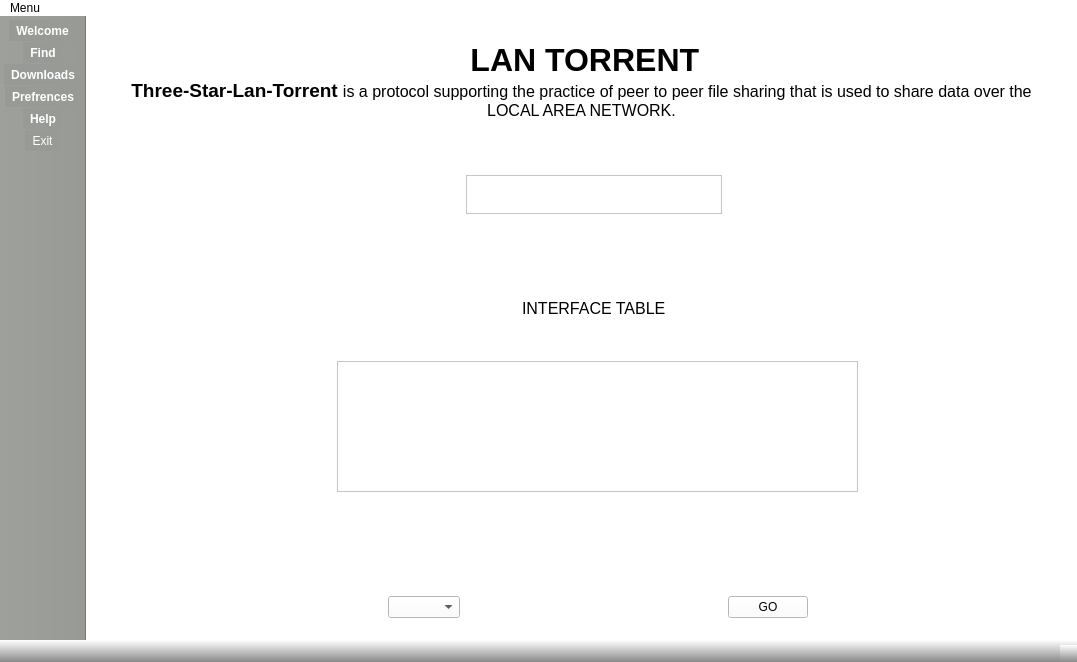
<?xml version="1.0" encoding="UTF-8"?>
<ui version="4.0">
 <class>MainWindow</class>
 <widget class="QMainWindow" name="MainWindow">
  <property name="geometry">
   <rect>
    <x>0</x>
    <y>0</y>
    <width>1077</width>
    <height>662</height>
   </rect>
  </property>
  <property name="sizePolicy">
   <sizepolicy hsizetype="Fixed" vsizetype="Preferred">
    <horstretch>0</horstretch>
    <verstretch>0</verstretch>
   </sizepolicy>
  </property>
  <property name="windowTitle">
   <string>MainWindow</string>
  </property>
  <property name="autoFillBackground">
   <bool>false</bool>
  </property>
  <property name="styleSheet">
   <string notr="true">background-color: rgb(255, 255, 255);</string>
  </property>
  <widget class="QWidget" name="centralWidget">
   <property name="autoFillBackground">
    <bool>false</bool>
   </property>
   <property name="styleSheet">
    <string notr="true">background-color: rgb(255, 255, 255);
</string>
   </property>
   <layout class="QGridLayout" name="gridLayout_2">
    <item row="0" column="0">
     <widget class="QWidget" name="widget" native="true">
      <property name="minimumSize">
       <size>
        <width>50</width>
        <height>0</height>
       </size>
      </property>
      <layout class="QGridLayout" name="gridLayout">
       <item row="0" column="0" colspan="9">
        <widget class="QTextBrowser" name="textBrowser">
         <property name="sizePolicy">
          <sizepolicy hsizetype="Expanding" vsizetype="Expanding">
           <horstretch>0</horstretch>
           <verstretch>0</verstretch>
          </sizepolicy>
         </property>
         <property name="minimumSize">
          <size>
           <width>561</width>
           <height>131</height>
          </size>
         </property>
         <property name="maximumSize">
          <size>
           <width>1000000</width>
           <height>131</height>
          </size>
         </property>
         <property name="frameShape">
          <enum>QFrame::NoFrame</enum>
         </property>
         <property name="html">
          <string>&lt;!DOCTYPE HTML PUBLIC &quot;-//W3C//DTD HTML 4.0//EN&quot; &quot;http://www.w3.org/TR/REC-html40/strict.dtd&quot;&gt;
&lt;html&gt;&lt;head&gt;&lt;meta name=&quot;qrichtext&quot; content=&quot;1&quot; /&gt;&lt;style type=&quot;text/css&quot;&gt;
p, li { white-space: pre-wrap; }
&lt;/style&gt;&lt;/head&gt;&lt;body style=&quot; font-family:'DejaVu Sans'; font-size:9pt; font-weight:400; font-style:normal;&quot;&gt;
&lt;p align=&quot;center&quot; style=&quot; margin-top:0px; margin-bottom:0px; margin-left:0px; margin-right:0px; -qt-block-indent:0; text-indent:0px;&quot;&gt;&lt;img src=&quot;:/image/welcome.svg&quot; width=&quot;35&quot; height=&quot;40&quot; /&gt;&lt;img src=&quot;:/image/welcome.svg&quot; width=&quot;35&quot; height=&quot;40&quot; /&gt;&lt;img src=&quot;:/image/welcome.svg&quot; width=&quot;35&quot; height=&quot;40&quot; /&gt;  &lt;span style=&quot; font-size:24pt; font-weight:600;&quot;&gt;LAN TORRENT&lt;/span&gt;&lt;/p&gt;
&lt;p align=&quot;center&quot; style=&quot; margin-top:0px; margin-bottom:0px; margin-left:0px; margin-right:0px; -qt-block-indent:0; text-indent:0px;&quot;&gt;&lt;span style=&quot; font-size:14pt; font-weight:600;&quot;&gt;Three-Star-Lan-Torrent&lt;/span&gt;&lt;span style=&quot; font-size:14pt;&quot;&gt; &lt;/span&gt;&lt;span style=&quot; font-size:12pt;&quot;&gt;is a protocol supporting the practice of peer to peer file sharing that is used to share data over the LOCAL AREA NETWORK.&lt;/span&gt;&lt;/p&gt;
&lt;p align=&quot;center&quot; style=&quot;-qt-paragraph-type:empty; margin-top:0px; margin-bottom:0px; margin-left:0px; margin-right:0px; -qt-block-indent:0; text-indent:0px; font-size:12pt;&quot;&gt;&lt;br /&gt;&lt;/p&gt;&lt;/body&gt;&lt;/html&gt;</string>
         </property>
        </widget>
       </item>
       <item row="1" column="0" colspan="3">
        <spacer name="horizontalSpacer">
         <property name="orientation">
          <enum>Qt::Horizontal</enum>
         </property>
         <property name="sizeHint" stdset="0">
          <size>
           <width>306</width>
           <height>20</height>
          </size>
         </property>
        </spacer>
       </item>
       <item row="1" column="3" colspan="3">
        <widget class="QTableView" name="ostable">
         <property name="maximumSize">
          <size>
           <width>16777215</width>
           <height>39</height>
          </size>
         </property>
        </widget>
       </item>
       <item row="1" column="6" colspan="3">
        <spacer name="horizontalSpacer_2">
         <property name="orientation">
          <enum>Qt::Horizontal</enum>
         </property>
         <property name="sizeHint" stdset="0">
          <size>
           <width>283</width>
           <height>20</height>
          </size>
         </property>
        </spacer>
       </item>
       <item row="2" column="4">
        <spacer name="verticalSpacer">
         <property name="orientation">
          <enum>Qt::Vertical</enum>
         </property>
         <property name="sizeType">
          <enum>QSizePolicy::Fixed</enum>
         </property>
         <property name="sizeHint" stdset="0">
          <size>
           <width>17</width>
           <height>42</height>
          </size>
         </property>
        </spacer>
       </item>
       <item row="3" column="0" colspan="4">
        <spacer name="horizontalSpacer_8">
         <property name="orientation">
          <enum>Qt::Horizontal</enum>
         </property>
         <property name="sizeHint" stdset="0">
          <size>
           <width>364</width>
           <height>20</height>
          </size>
         </property>
        </spacer>
       </item>
       <item row="3" column="4">
        <widget class="QLabel" name="label">
         <property name="font">
          <font>
           <pointsize>12</pointsize>
          </font>
         </property>
         <property name="text">
          <string>INTERFACE TABLE</string>
         </property>
         <property name="buddy">
          <cstring>interfaceTable</cstring>
         </property>
        </widget>
       </item>
       <item row="3" column="5" colspan="4">
        <spacer name="horizontalSpacer_9">
         <property name="orientation">
          <enum>Qt::Horizontal</enum>
         </property>
         <property name="sizeHint" stdset="0">
          <size>
           <width>340</width>
           <height>18</height>
          </size>
         </property>
        </spacer>
       </item>
       <item row="4" column="0">
        <spacer name="horizontalSpacer_3">
         <property name="orientation">
          <enum>Qt::Horizontal</enum>
         </property>
         <property name="sizeHint" stdset="0">
          <size>
           <width>177</width>
           <height>20</height>
          </size>
         </property>
        </spacer>
       </item>
       <item row="4" column="1" colspan="7">
        <widget class="QTableView" name="interfaceTable">
         <property name="sizePolicy">
          <sizepolicy hsizetype="Expanding" vsizetype="Minimum">
           <horstretch>0</horstretch>
           <verstretch>0</verstretch>
          </sizepolicy>
         </property>
         <property name="minimumSize">
          <size>
           <width>521</width>
           <height>70</height>
          </size>
         </property>
         <property name="maximumSize">
          <size>
           <width>16777215</width>
           <height>131</height>
          </size>
         </property>
        </widget>
       </item>
       <item row="4" column="8">
        <spacer name="horizontalSpacer_4">
         <property name="orientation">
          <enum>Qt::Horizontal</enum>
         </property>
         <property name="sizeHint" stdset="0">
          <size>
           <width>147</width>
           <height>20</height>
          </size>
         </property>
        </spacer>
       </item>
       <item row="5" column="4">
        <spacer name="verticalSpacer_2">
         <property name="orientation">
          <enum>Qt::Vertical</enum>
         </property>
         <property name="sizeType">
          <enum>QSizePolicy::Fixed</enum>
         </property>
         <property name="sizeHint" stdset="0">
          <size>
           <width>20</width>
           <height>98</height>
          </size>
         </property>
        </spacer>
       </item>
       <item row="6" column="0" colspan="2">
        <spacer name="horizontalSpacer_5">
         <property name="orientation">
          <enum>Qt::Horizontal</enum>
         </property>
         <property name="sizeHint" stdset="0">
          <size>
           <width>228</width>
           <height>20</height>
          </size>
         </property>
        </spacer>
       </item>
       <item row="6" column="2">
        <widget class="QComboBox" name="comboBox"/>
       </item>
       <item row="6" column="3" colspan="3">
        <spacer name="horizontalSpacer_6">
         <property name="orientation">
          <enum>Qt::Horizontal</enum>
         </property>
         <property name="sizeHint" stdset="0">
          <size>
           <width>253</width>
           <height>20</height>
          </size>
         </property>
        </spacer>
       </item>
       <item row="6" column="6">
        <widget class="QPushButton" name="configureButton">
         <property name="text">
          <string>GO</string>
         </property>
        </widget>
       </item>
       <item row="6" column="7" colspan="2">
        <spacer name="horizontalSpacer_7">
         <property name="orientation">
          <enum>Qt::Horizontal</enum>
         </property>
         <property name="sizeHint" stdset="0">
          <size>
           <width>197</width>
           <height>20</height>
          </size>
         </property>
        </spacer>
       </item>
      </layout>
     </widget>
    </item>
   </layout>
  </widget>
  <widget class="QMenuBar" name="menuBar">
   <property name="geometry">
    <rect>
     <x>0</x>
     <y>0</y>
     <width>1077</width>
     <height>17</height>
    </rect>
   </property>
   <property name="styleSheet">
    <string notr="true"> QMenuBar {
     background-color: qlineargradient(x1:0, y1:0, x2:0, y2:1,
                                       stop:0 lightgray, stop:1 darkgray);
 }

 QMenuBar::item {
     spacing: 3px; /* spacing between menu bar items */
     padding: 1px 4px;
     background: transparent;
     border-radius: 4px;
 }

 QMenuBar::item:selected { /* when selected using mouse or keyboard */
     background: #a8a8a8;
 }

 QMenuBar::item:pressed {
     background: #888888;
 }</string>
   </property>
   <widget class="QMenu" name="menuMenu">
    <property name="autoFillBackground">
     <bool>false</bool>
    </property>
    <property name="styleSheet">
     <string notr="true"> QMenu {
     
	background-color: qlineargradient(spread:pad, x1:0.025, y1:0.0284545, x2:1, y2:0.0513182, stop:0 rgba(124, 124, 124, 230), stop:1 rgba(176, 176, 176, 255));
     margin: 2px; /* some spacing around the menu */
 }

 QMenu::item {
     padding: 2px 25px 2px 20px;
     border: 1px solid transparent; /* reserve space for selection border */
 }

 QMenu::item:selected {
     border-color: darkblue;
     background: rgba(100, 100, 100, 150);
 }

 QMenu::icon:checked { /* appearance of a 'checked' icon */
     background: gray;
     border: 1px inset gray;
     position: absolute;
     top: 1px;
     right: 1px;
     bottom: 1px;
     left: 1px;
 }

 QMenu::separator {
     height: 2px;
     background: lightblue;
     margin-left: 10px;
     margin-right: 5px;
 }

 QMenu::indicator {
     width: 13px;
     height: 13px;
 }

 /* non-exclusive indicator = check box style indicator (see QActionGroup::setExclusive) */
 QMenu::indicator:non-exclusive:unchecked {
     image: url(:/images/checkbox_unchecked.png);
 }

 QMenu::indicator:non-exclusive:unchecked:selected {
     image: url(:/images/checkbox_unchecked_hover.png);
 }

 QMenu::indicator:non-exclusive:checked {
     image: url(:/images/checkbox_checked.png);
 }

 QMenu::indicator:non-exclusive:checked:selected {
     image: url(:/images/checkbox_checked_hover.png);
 }

 /* exclusive indicator = radio button style indicator (see QActionGroup::setExclusive) */
 QMenu::indicator:exclusive:unchecked {
     image: url(:/images/radiobutton_unchecked.png);
 }

 QMenu::indicator:exclusive:unchecked:selected {
     image: url(:/images/radiobutton_unchecked_hover.png);
 }

 QMenu::indicator:exclusive:checked {
     image: url(:/images/radiobutton_checked.png);
 }

 QMenu::indicator:exclusive:checked:selected {
     image: url(:/images/radiobutton_checked_hover.png);
 }</string>
    </property>
    <property name="title">
     <string>Menu</string>
    </property>
   </widget>
   <addaction name="menuMenu"/>
  </widget>
  <widget class="QToolBar" name="mainToolBar">
   <property name="sizePolicy">
    <sizepolicy hsizetype="Fixed" vsizetype="Preferred">
     <horstretch>0</horstretch>
     <verstretch>0</verstretch>
    </sizepolicy>
   </property>
   <property name="font">
    <font>
     <weight>75</weight>
     <bold>true</bold>
    </font>
   </property>
   <property name="cursor">
    <cursorShape>PointingHandCursor</cursorShape>
   </property>
   <property name="contextMenuPolicy">
    <enum>Qt::DefaultContextMenu</enum>
   </property>
   <property name="windowTitle">
    <string>LAN TORRENT</string>
   </property>
   <property name="toolTip">
    <string>MAIN TOOLBAR</string>
   </property>
   <property name="whatsThis">
    <string>MAIN TOOL BAR GROM WHICH YOU CAN USE ACTIONS</string>
   </property>
   <property name="autoFillBackground">
    <bool>false</bool>
   </property>
   <property name="styleSheet">
    <string notr="true">
 QToolBar {
	     
	background-color: rgb(152, 154, 150);
	spacing: 30px
 }

QToolButton {
	color: rgb(255, 255, 255);
	background-color: rgb(152, 154, 150);
}
 QToolButton:checked{
	background-color: rgb(255, 255, 255);
	color: rgb(0, 0, 0);
 }

</string>
   </property>
   <property name="inputMethodHints">
    <set>Qt::ImhNone</set>
   </property>
   <property name="movable">
    <bool>false</bool>
   </property>
   <property name="allowedAreas">
    <set>Qt::LeftToolBarArea</set>
   </property>
   <property name="iconSize">
    <size>
     <width>77</width>
     <height>65</height>
    </size>
   </property>
   <property name="toolButtonStyle">
    <enum>Qt::ToolButtonTextUnderIcon</enum>
   </property>
   <property name="floatable">
    <bool>false</bool>
   </property>
   <attribute name="toolBarArea">
    <enum>LeftToolBarArea</enum>
   </attribute>
   <attribute name="toolBarBreak">
    <bool>false</bool>
   </attribute>
   <addaction name="actionWelcome"/>
   <addaction name="action_find"/>
   <addaction name="actionDownloads"/>
   <addaction name="action_Prefrences"/>
   <addaction name="actionHelp"/>
   <addaction name="action_Exit"/>
  </widget>
  <widget class="QStatusBar" name="statusBar">
   <property name="styleSheet">
    <string notr="true">background-color: qlineargradient(spread:pad, x1:1, y1:0.983, x2:1, y2:0, stop:0 rgba(139, 139, 139, 255), stop:1 rgba(255, 255, 255, 255))</string>
   </property>
  </widget>
  <action name="action_find">
   <property name="checkable">
    <bool>true</bool>
   </property>
   <property name="checked">
    <bool>false</bool>
   </property>
   <property name="icon">
    <iconset resource="lantorrent.qrc">
     <normaloff>:/image/find.svg</normaloff>:/image/find.svg</iconset>
   </property>
   <property name="text">
    <string>  &amp;Find</string>
   </property>
   <property name="font">
    <font>
     <weight>75</weight>
     <bold>true</bold>
    </font>
   </property>
   <property name="shortcut">
    <string>Ctrl+F</string>
   </property>
  </action>
  <action name="action_Prefrences">
   <property name="checkable">
    <bool>true</bool>
   </property>
   <property name="icon">
    <iconset resource="lantorrent.qrc">
     <normaloff>:/image/prefrences.svg</normaloff>:/image/prefrences.svg</iconset>
   </property>
   <property name="text">
    <string>&amp;Prefrences</string>
   </property>
   <property name="font">
    <font>
     <weight>75</weight>
     <bold>true</bold>
    </font>
   </property>
   <property name="shortcut">
    <string>Ctrl+P</string>
   </property>
  </action>
  <action name="actionDownloads">
   <property name="checkable">
    <bool>true</bool>
   </property>
   <property name="icon">
    <iconset resource="lantorrent.qrc">
     <normaloff>:/image/Download.svg</normaloff>:/image/Download.svg</iconset>
   </property>
   <property name="text">
    <string>&amp;Downloads</string>
   </property>
   <property name="font">
    <font>
     <weight>75</weight>
     <bold>true</bold>
    </font>
   </property>
   <property name="shortcut">
    <string>Ctrl+D</string>
   </property>
  </action>
  <action name="actionWelcome">
   <property name="checkable">
    <bool>true</bool>
   </property>
   <property name="icon">
    <iconset resource="lantorrent.qrc">
     <normaloff>:/image/welcome.svg</normaloff>:/image/welcome.svg</iconset>
   </property>
   <property name="text">
    <string>&amp;Welcome</string>
   </property>
   <property name="font">
    <font>
     <weight>75</weight>
     <bold>true</bold>
    </font>
   </property>
   <property name="shortcut">
    <string>Ctrl+W</string>
   </property>
  </action>
  <action name="actionHelp">
   <property name="checkable">
    <bool>true</bool>
   </property>
   <property name="icon">
    <iconset resource="lantorrent.qrc">
     <normaloff>:/image/help.svg</normaloff>:/image/help.svg</iconset>
   </property>
   <property name="text">
    <string>&amp;Help</string>
   </property>
   <property name="font">
    <font>
     <weight>75</weight>
     <bold>true</bold>
    </font>
   </property>
   <property name="shortcut">
    <string>Ctrl+H</string>
   </property>
  </action>
  <action name="action_Exit">
   <property name="checkable">
    <bool>true</bool>
   </property>
   <property name="icon">
    <iconset resource="lantorrent.qrc">
     <normaloff>:/image/exit.svg</normaloff>:/image/exit.svg</iconset>
   </property>
   <property name="text">
    <string>&amp;Exit</string>
   </property>
   <property name="toolTip">
    <string>Close Application</string>
   </property>
   <property name="shortcut">
    <string>Ctrl+Q</string>
   </property>
  </action>
 </widget>
 <layoutdefault spacing="6" margin="11"/>
 <tabstops>
  <tabstop>textBrowser</tabstop>
 </tabstops>
 <resources>
  <include location="lantorrent.qrc"/>
 </resources>
 <connections/>
</ui>
